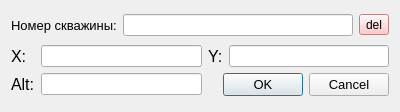
<?xml version="1.0" encoding="UTF-8"?>
<ui version="4.0">
 <class>add_well</class>
 <widget class="QWidget" name="add_well">
  <property name="geometry">
   <rect>
    <x>0</x>
    <y>0</y>
    <width>400</width>
    <height>112</height>
   </rect>
  </property>
  <property name="windowTitle">
   <string>Добавить скважину</string>
  </property>
  <layout class="QGridLayout" name="gridLayout_3">
   <item row="0" column="0">
    <layout class="QGridLayout" name="gridLayout">
     <item row="0" column="1">
      <widget class="QLineEdit" name="lineEdit_well_name"/>
     </item>
     <item row="0" column="0">
      <widget class="QLabel" name="label">
       <property name="font">
        <font>
         <pointsize>10</pointsize>
        </font>
       </property>
       <property name="text">
        <string>Номер скважины:</string>
       </property>
      </widget>
     </item>
     <item row="0" column="2">
      <widget class="QToolButton" name="toolButton_del">
       <property name="enabled">
        <bool>true</bool>
       </property>
       <property name="styleSheet">
        <string notr="true">background-color: rgb(255, 185, 185);</string>
       </property>
       <property name="text">
        <string>del</string>
       </property>
      </widget>
     </item>
    </layout>
   </item>
   <item row="1" column="0">
    <layout class="QGridLayout" name="gridLayout_2">
     <item row="0" column="0">
      <widget class="QLabel" name="label_2">
       <property name="font">
        <font>
         <pointsize>12</pointsize>
        </font>
       </property>
       <property name="text">
        <string>X:</string>
       </property>
      </widget>
     </item>
     <item row="0" column="1">
      <widget class="QLineEdit" name="lineEdit_well_x"/>
     </item>
     <item row="0" column="2">
      <widget class="QLabel" name="label_3">
       <property name="font">
        <font>
         <pointsize>12</pointsize>
        </font>
       </property>
       <property name="text">
        <string>Y:</string>
       </property>
      </widget>
     </item>
     <item row="0" column="3">
      <widget class="QLineEdit" name="lineEdit_well_y"/>
     </item>
     <item row="1" column="0">
      <widget class="QLabel" name="label_4">
       <property name="font">
        <font>
         <pointsize>12</pointsize>
        </font>
       </property>
       <property name="text">
        <string>Alt:</string>
       </property>
      </widget>
     </item>
     <item row="1" column="1">
      <widget class="QLineEdit" name="lineEdit_well_alt"/>
     </item>
     <item row="1" column="2" colspan="2">
      <widget class="QDialogButtonBox" name="buttonBox">
       <property name="font">
        <font>
         <pointsize>10</pointsize>
        </font>
       </property>
       <property name="standardButtons">
        <set>QDialogButtonBox::Cancel|QDialogButtonBox::Ok</set>
       </property>
      </widget>
     </item>
    </layout>
   </item>
  </layout>
 </widget>
 <resources/>
 <connections/>
</ui>
